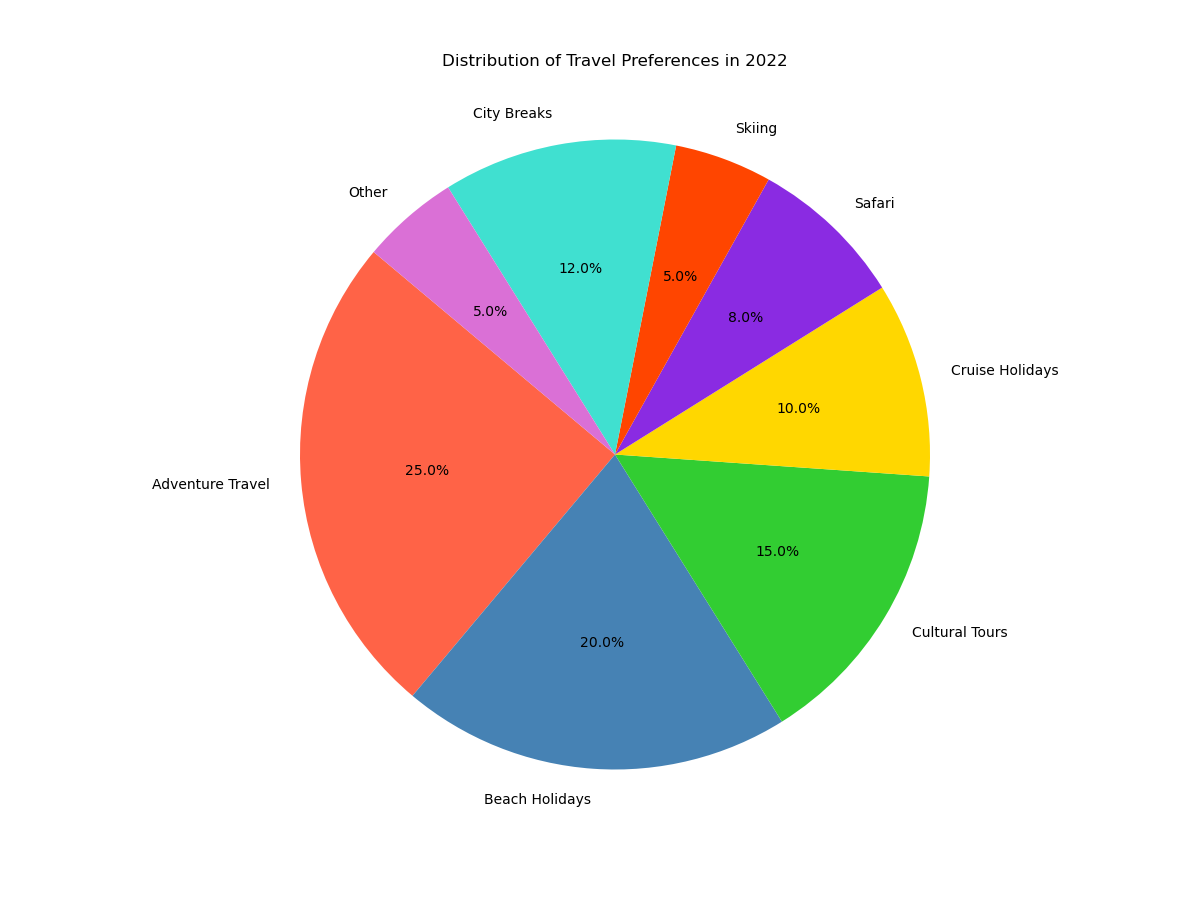

Source code (Python):

import matplotlib.pyplot as plt

# Data
categories = ['Adventure Travel', 'Beach Holidays', 'Cultural Tours', 'Cruise Holidays', 
              'Safari', 'Skiing', 'City Breaks', 'Other']
percentages = [25, 20, 15, 10, 8, 5, 12, 5]
colors = ['#ff6347', '#4682b4', '#32cd32', '#ffd700', '#8a2be2', '#ff4500', '#40e0d0', '#da70d6']

# Plotting the pie chart
fig, ax = plt.subplots(figsize=(12, 9))
ax.pie(percentages, labels=categories, autopct='%1.1f%%', startangle=140, colors=colors)
ax.axis('equal')  # Equal aspect ratio ensures that pie is drawn as a circle.

# Setting the title
plt.title("Distribution of Travel Preferences in 2022", pad=30)

# Display the chart
plt.show()
